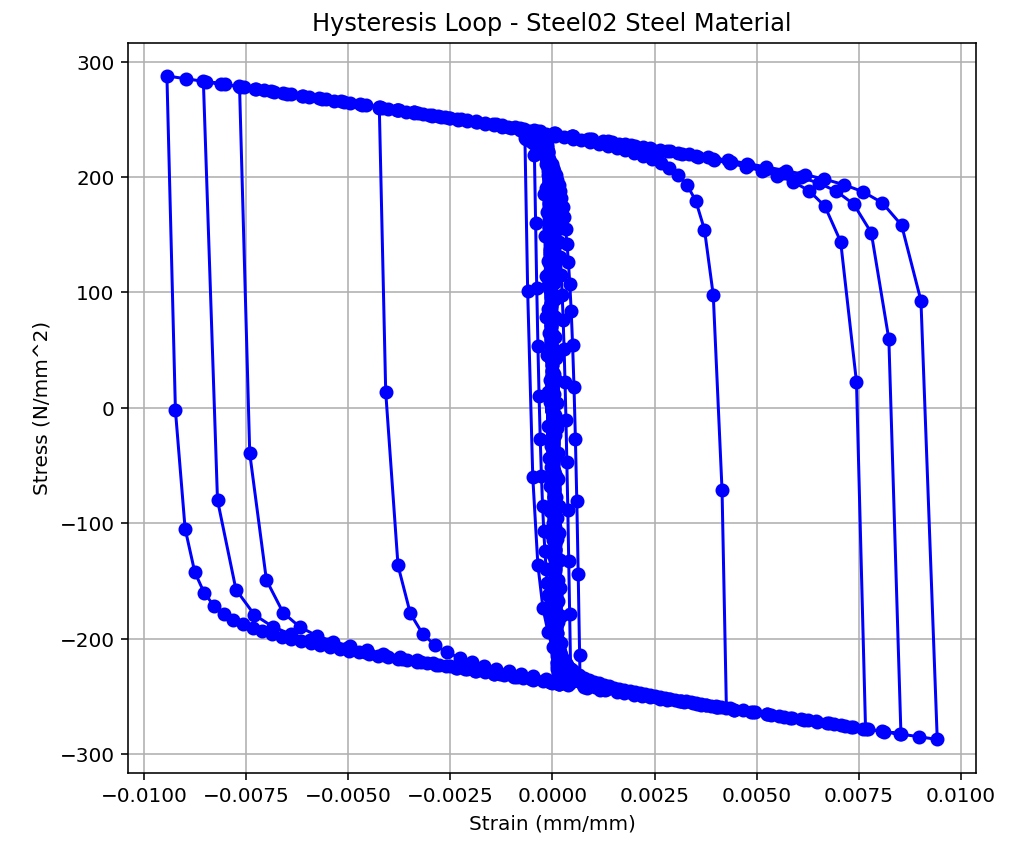

Here is the Python script that generated this plot:
#**************************************************************
#                    >> IN THE NAME OF ALLAH << 
#  HYSTERETIC BEHAVIOR OF STEEL MATERIAL USING OPENSEES     
#  Cyclic Displacement-Controlled Analysis
#  THIS PROGRAM WRITTEN BY SALAR DELAVAR GHASHGHAEI (QASHQAI)
#**************************************************************

import openseespy.opensees as ops
import numpy as np
import matplotlib.pyplot as plt

#%% ------------------------------------------------------------
# 1. INITIALIZE MODEL
ops.wipe()
ops.model('Basic', '-ndm', 1, '-ndf', 1)

#%% ------------------------------------------------------------
# 2. MATERIAL PROPERTIES (STEEL - STEEL02)
Es = 210e4        # [N/mm^2] Young's modulus
fy = 240          # [N/mm^2] Yield stress
ey = fy / Es      # [mm/mm] Yield strain
fu = 1.1818 * fy  # [N/mm^2] Ultimate stress
esu = ey * 75.2   # [mm/mm] Ultimate strain
Esh = (fu-fy)/(esu-ey)
b = Esh/Es     # strain hardening ratio
R0 = 20        # smoothness of the elastic-to-plastic transition
cR1 = 0.925    # smoothness of the elastic-to-plastic transition
cR2 = 0.15     # smoothness of the elastic-to-plastic transition
a1 = 0         # a1 (isotropic hardening in compression)
a2 = 1         # a2 (rate parameter for a1)
a3 = 0         # a3 (isotropic hardening in tension)
a4 = 1         # a4 (rate parameter for a3)

matTag = 1

# Definition of Steel02 material
ops.uniaxialMaterial('Steel02', matTag, fy, Es, b, R0, cR1, cR2, a1, a2, a3, a4)
# INFO LINK: https://openseespydoc.readthedocs.io/en/latest/src/steel02.html
# MORE INFO: https://opensees.berkeley.edu/wiki/index.php?title=OpenSees_uniaxialMaterial_Arguments_--_Steel02
#%% ------------------------------------------------------------
# 3. MODEL GEOMETRY (ZERO-LENGTH ELEMENT)
ops.node(1, 0.0)
ops.node(2, 0.0)

ops.fix(1, 1)   # Fixed node
ops.fix(2, 0)   # Free node

ops.element('zeroLength', 1, 1, 2, '-mat', matTag, '-dir', 1)

#%% ------------------------------------------------------------
# 4. CYCLIC STRAIN PROTOCOL

# Key strain points (same logic as your protocol)
key_disp = np.array([
     0.0,
     0.1*ey,   -0.1*ey,
     0.5*ey,   -0.5*ey,
     0.8*ey,   -0.8*ey,
     ey,       -ey,
     1.5*ey,   -1.5*ey,
     2*ey,     -2*ey,
     4*ey,     -4*ey,
     6*ey,     -6*ey,
     0.5*esu,  -0.5*esu,
     0.9*esu,  -0.9*esu,
     1.0*esu,  -1.0*esu,
     1.1*esu,  -1.1*esu,
     0.0
])

#%% ------------------------------------------------------------
# Generate 1000-point strain protocol
n_points = 1000
disp_protocol = np.interp(
    np.linspace(0, len(key_disp) - 1, n_points),
    np.arange(len(key_disp)),
    key_disp
)


#%% ------------------------------------------------------------
# 5. ANALYSIS SETUP
ops.timeSeries('Linear', 1)
ops.pattern('Plain', 1, 1)
ops.load(2, 1.0)

ops.system('BandGeneral')
ops.numberer('Plain')
ops.constraints('Plain')
ops.algorithm('Newton')
ops.analysis('Static')

#%% ------------------------------------------------------------
# 6. RUN ANALYSIS & RECORD RESPONSE
disp = []
force = []

for target_disp in disp_protocol:
    current_disp = ops.nodeDisp(2, 1)
    dU = target_disp - current_disp

    ops.integrator('DisplacementControl', 2, 1, dU)
    ops.analyze(1)

    disp.append(ops.nodeDisp(2, 1))
    force.append(ops.eleForce(1)[0])

#%% ------------------------------------------------------------
# 7. PLOT HYSTERESIS LOOP
plt.figure(figsize=(7, 6))
plt.plot(disp, force, '-bo', linewidth=1.5)
plt.xlabel('Strain (mm/mm)')
plt.ylabel('Stress (N/mm^2)')
plt.title('Hysteresis Loop - Steel02 Steel Material')
plt.grid(True)
plt.tight_layout()
plt.show()
